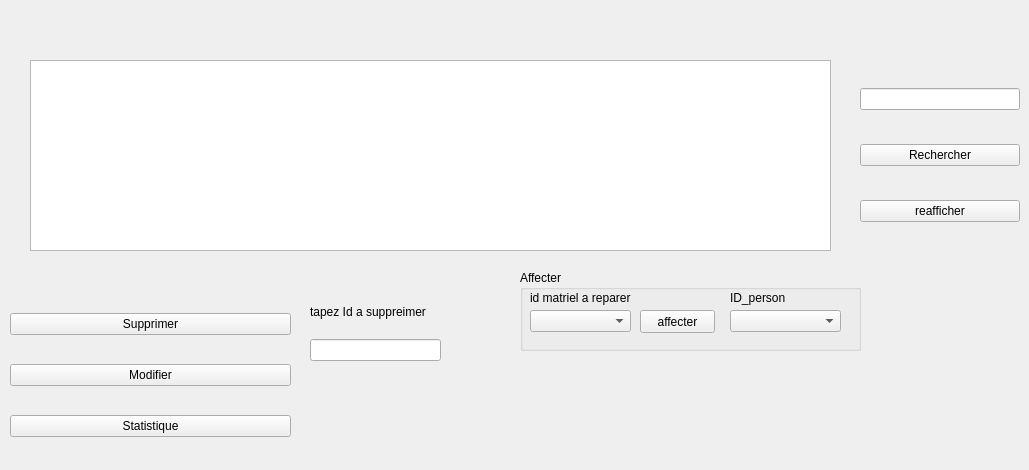
     <widget class="QWidget" name="tab_2">
      <attribute name="title">
       <string>Consulter matériel </string>
      </attribute>
      <widget class="QTableView" name="tab_mat">
       <property name="geometry">
        <rect>
         <x>30</x>
         <y>60</y>
         <width>801</width>
         <height>191</height>
        </rect>
       </property>
      </widget>
      <widget class="QWidget" name="verticalLayoutWidget">
       <property name="geometry">
        <rect>
         <x>10</x>
         <y>290</y>
         <width>281</width>
         <height>171</height>
        </rect>
       </property>
       <layout class="QVBoxLayout" name="verticalLayout">
        <item>
         <widget class="QPushButton" name="supp">
          <property name="text">
           <string>Supprimer</string>
          </property>
         </widget>
        </item>
        <item>
         <widget class="QPushButton" name="modifier">
          <property name="text">
           <string>Modifier</string>
          </property>
         </widget>
        </item>
        <item>
         <widget class="QPushButton" name="stat">
          <property name="text">
           <string>Statistique</string>
          </property>
         </widget>
        </item>
       </layout>
      </widget>
      <widget class="QWidget" name="verticalLayoutWidget_2">
       <property name="geometry">
        <rect>
         <x>310</x>
         <y>290</y>
         <width>131</width>
         <height>71</height>
        </rect>
       </property>
       <layout class="QVBoxLayout" name="verticalLayout_2">
        <item>
         <widget class="QLabel" name="label_12">
          <property name="layoutDirection">
           <enum>Qt::LeftToRight</enum>
          </property>
          <property name="text">
           <string>tapez Id a suppreimer</string>
          </property>
         </widget>
        </item>
        <item>
         <widget class="QLineEdit" name="id_supp"/>
        </item>
       </layout>
      </widget>
      <widget class="QWidget" name="verticalLayoutWidget_3">
       <property name="geometry">
        <rect>
         <x>860</x>
         <y>60</y>
         <width>160</width>
         <height>191</height>
        </rect>
       </property>
       <layout class="QVBoxLayout" name="verticalLayout_4">
        <item>
         <widget class="QLineEdit" name="rech"/>
        </item>
        <item>
         <widget class="QPushButton" name="recherche">
          <property name="text">
           <string>Rechercher</string>
          </property>
         </widget>
        </item>
        <item>
         <widget class="QPushButton" name="reaficher">
          <property name="text">
           <string>reafficher</string>
          </property>
         </widget>
        </item>
       </layout>
      </widget>
      <widget class="QGroupBox" name="groupBox">
       <property name="geometry">
        <rect>
         <x>520</x>
         <y>270</y>
         <width>341</width>
         <height>81</height>
        </rect>
       </property>
       <property name="title">
        <string>Affecter</string>
       </property>
       <widget class="QPushButton" name="pushButton">
        <property name="geometry">
         <rect>
          <x>120</x>
          <y>40</y>
          <width>75</width>
          <height>23</height>
         </rect>
        </property>
        <property name="text">
         <string>affecter</string>
        </property>
       </widget>
       <widget class="QComboBox" name="id_combo">
        <property name="geometry">
         <rect>
          <x>10</x>
          <y>40</y>
          <width>101</width>
          <height>22</height>
         </rect>
        </property>
       </widget>
       <widget class="QComboBox" name="combo_person">
        <property name="geometry">
         <rect>
          <x>210</x>
          <y>40</y>
          <width>111</width>
          <height>22</height>
         </rect>
        </property>
       </widget>
       <widget class="QLabel" name="label_15">
        <property name="geometry">
         <rect>
          <x>10</x>
          <y>20</y>
          <width>131</width>
          <height>16</height>
         </rect>
        </property>
        <property name="text">
         <string>id matriel a reparer </string>
        </property>
       </widget>
       <widget class="QLabel" name="label_16">
        <property name="geometry">
         <rect>
          <x>210</x>
          <y>20</y>
          <width>111</width>
          <height>16</height>
         </rect>
        </property>
        <property name="text">
         <string>ID_person</string>
        </property>
       </widget>
      </widget>
      <widget class="QStackedWidget" name="stackedWidget">
       <property name="geometry">
        <rect>
         <x>340</x>
         <y>370</y>
         <width>120</width>
         <height>80</height>
        </rect>
       </property>
       <property name="currentIndex">
        <number>0</number>
       </property>
       <widget class="QWidget" name="page"/>
       <widget class="QWidget" name="page_2"/>
      </widget>
     </widget>
